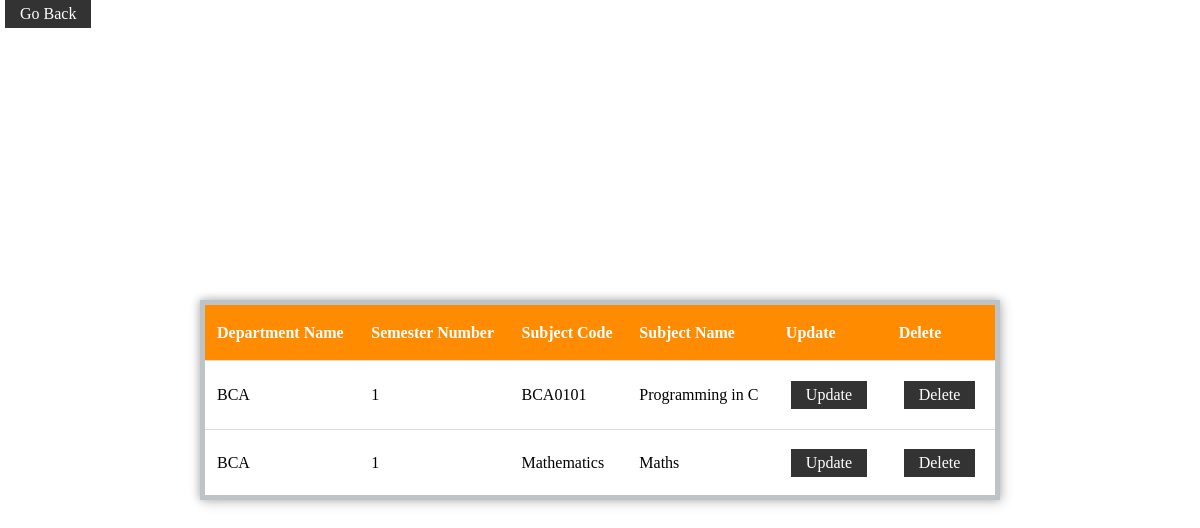
/admin/subject/viewsubject.php (signed in), run on the app's committed database.
### tables this page shows
CREATE TABLE `department_` (
  `department_id` int(255) NOT NULL,
  `department_name` varchar(255) NOT NULL,
  `department_desc` varchar(255) NOT NULL
);

CREATE TABLE `semester_` (
  `semester_id` int(255) NOT NULL,
  `department_id` int(255) NOT NULL,
  `semester_no` int(255) NOT NULL
);

CREATE TABLE `subject_` (
  `subject_code` varchar(255) NOT NULL,
  `department_id` int(255) NOT NULL,
  `semester_no` int(255) NOT NULL,
  `subject_name` varchar(255) NOT NULL
);

### admin/subject/viewsubject.php (the view, shortened to what this page needs)
<?php
@include 'config.php';
?>
<!DOCTYPE html>
<html lang="en">
<head>
   <link rel="stylesheet" href="css/style.css">
</head>
<body>
      <?php
      $sql = "SELECT su.*,de.department_name,se.semester_no FROM department_ de,semester_ se,subject_ su where su.department_id=de.department_id and su.semester_no=se.semester_no and se.department_id=de.department_id";
      if ($res = mysqli_query($conn, $sql)) {
      if (mysqli_num_rows($res) > 0) {
      echo "<table>";
      echo "<tr id='header'>";
      echo "<th>Department Name</th>";
      echo "<th>Semester Number</th>";
      echo "<th>Subject Code</th>";
      echo "<th>Subject Name</th>";
      echo "<th>Update</th>";
      echo "<th>Delete</th>";
      echo "</tr>";
      while ($row = mysqli_fetch_array($res)) {
      echo "<tr>";
      echo "<td>".$row['department_name']."</td>";
      echo "<td>".$row['semester_no']."</td>";
      echo "<td>".$row['subject_code']."</td>";
      echo "<td>".$row['subject_name']."</td>";
      echo "<td><a href='updatesubject.php?rn=$row[department_name]&cn=$row[semester_no]&rr=$row[subject_code]&row=$row[subject_name]' class='btn'>Update</a></td>";
      echo "<td><a href='deletesubject.php?rn=$row[department_id]&cn=$row[semester_no]&rr=$row[subject_code]' onclick='return checkdelete()' class='btn'>Delete</a></td>";
      echo "</tr>";
      }
      echo "<tr>";
      echo "<a href='../admin_page.php' class='btn'>Go Back</a>";
      echo "</tr>";
      echo "</table>";
      }
      else {
      echo "No matching records are found.";
      }
      }
      ?>
</body>
</html>

### admin/subject/css/style.css (style rules this page uses)
* { margin:0; padding:0; box-sizing: border-box; outline: none; border:none; text-decoration: none; background-image: #333; }

### admin/subject/viewsubject.php (style rules this page uses)
table { position: absolute; left: 50%; top: 50%; transform: translate(-50%, -50%); border-collapse: collapse; width: 800px; height: 200px; border: 5px solid #bdc3c7; box-shadow: 2px 2px 12px rgba(0, 0, 0, 0.2), -1px -1px 8px rgba(0, 0, 0, 0.2); }
tr { transition: all .2s ease-in; cursor: pointer; }
th, td { padding: 12px; text-align: left; border-bottom: 1px solid #ddd; }
#header { background-color: darkorange; color: #fff; }
.btn { display: inline-block; padding:5px 15px; background: #333; color:#fff; margin:0 5px; text-transform: capitalize; }

### data on the page
department_: department_name "BCA", semester_.semester_no "1", subject_.subject_code "BCA0101", subject_.subject_name "Programming in C", subject_.subject_code "Mathematics", subject_.subject_name "Maths"
